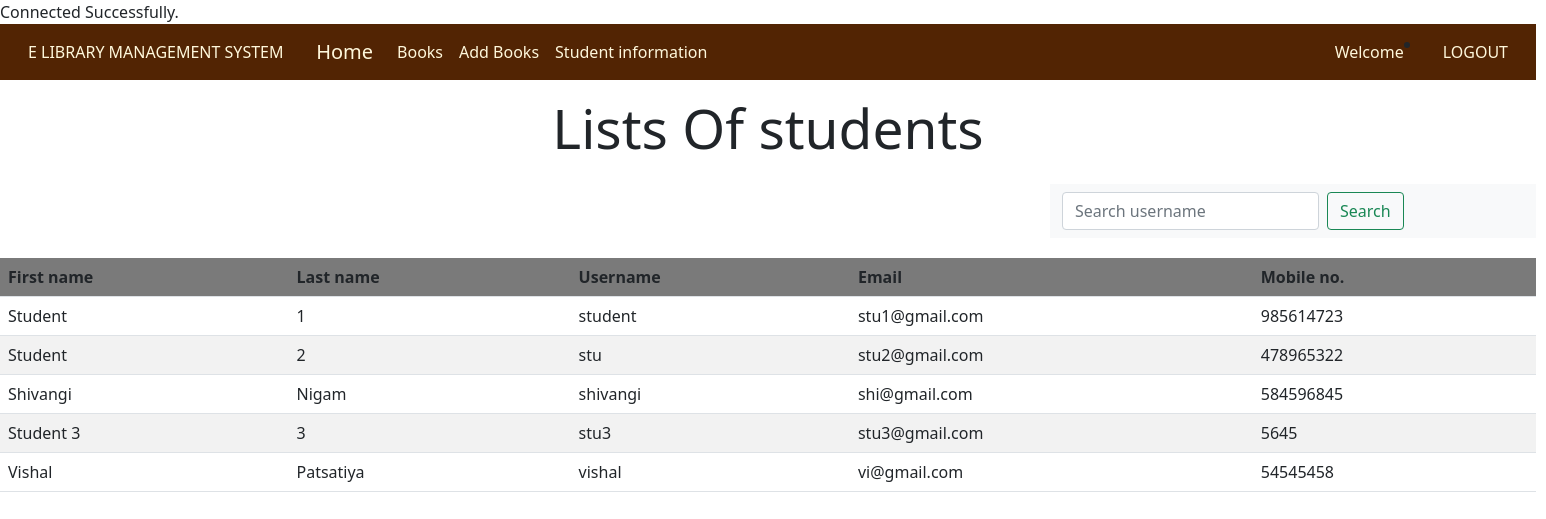
The page /admin/student.php on the database its author committed.
### tables this page shows
CREATE TABLE `student` (
  `Fname` varchar(100) NOT NULL,
  `Lname` varchar(100) NOT NULL,
  `Email` varchar(100) NOT NULL,
  `username` varchar(100) NOT NULL,
  `mob` int(100) NOT NULL,
  `password` varchar(100) NOT NULL
);

### admin/student.php (the view, shortened to what this page needs)
<?php
   include "connection.php";
   include "navbar.php";
?>
<!DOCTYPE html>
<html lang="en">
<head>
</head>
<body >
    <h3 style="text-align: center; font-size: 55px; padding-bottom: 15px; padding-top: 15px">Lists Of students</h3>
    <div class="search">
    <nav class="navbar navbar-light bg-light">
  <div class="container-fluid">
    <form class="d-flex" method ="post">
      <input class="form-control me-2" type="text" placeholder="Search username" aria-label="Search" name="search" required>
      <button class="btn btn-outline-success" type="submit" name="submit">Search</button>
    </form>
  </div>
  </div>
    <?php
         if(isset($_POST['submit']))
         {
            $q= mysqli_query($db, "SELECT Fname, Lname, username, Email, mob FROM student where username LIKE '%$_POST[search]%' ");
            if(mysqli_num_rows($q) == 0 )
            {
              echo "Sorry! No STUDENT found with the username. Try searching again.";
            }
            else
            {
              echo "<table class= 'table table-striped table-hover' >";
          echo "<tr style = 'background-color: grey;'>";
        echo "<th>"; echo "First name"; echo"</th>";
        echo "<th>"; echo "Last name"; echo"</th>";
        echo "<th>"; echo "Username"; echo"</th>";
        echo "<th>"; echo "Email"; echo"</th>";
        echo "<th>"; echo "Mobile no."; echo"</th>";
          echo"</tr>";
    while ($row = mysqli_fetch_assoc($q))
       {
        echo "<tr>";
        echo "<td>".$row['Fname']."</td>";
        echo "<td>".$row['Lname']."</td>";
        echo "<td>".$row['username']."</td>";
        echo "<td>".$row['Email']."</td>";
        echo "<td>".$row['mob']."</td>";
        echo "</tr>";
       }
       echo"</table>";
            }
         }
         else {
          $result=mysqli_query($db, "SELECT Fname, Lname, username, Email, mob FROM student ");
          echo "<table class= 'table table-striped table-hover' >";
          echo "<tr style = 'background-color: grey;'>";
              echo "<th>"; echo "First name"; echo"</th>";
              echo "<th>"; echo "Last name"; echo"</th>";
              echo "<th>"; echo "Username"; echo"</th>";
              echo "<th>"; echo "Email"; echo"</th>";
              echo "<th>"; echo "Mobile no."; echo"</th>";
          echo"</tr>";
          while ($row = mysqli_fetch_assoc($result))
             {
              echo "<tr>";
              echo "<td>".$row['Fname']."</td>";
              echo "<td>".$row['Lname']."</td>";
              echo "<td>".$row['username']."</td>";
              echo "<td>".$row['Email']."</td>";
              echo "<td>".$row['mob']."</td>";
              echo "</tr>";
             }
            }
    ?>
</body>
</html>

### admin/style.css (style rules this page uses)
html, body, div, span, object, iframe, h1, h2, h3, h4, h5, h6, p, blockquote, pre, abbr, address, cite, code, del, dfn, em, img, ins, kbd, q, samp, small, strong, sub, sup, var, b, i, dl, dt, dd, ol, ul, li, fieldset, form, label, legend, table, caption, tbody, tfoot, thead, tr, th, td, article, aside, canvas, details, figcaption, figure, footer, header, hgroup, menu, nav, section, summary, time, mark, audio, video { margin:0; padding:0; border:0; outline:0; font-size:100%; vertical-align:baseline; background:transparent; }
body { line-height:1; }
article,aside,details,figcaption,figure, footer,header,hgroup,menu,nav,section { display:block; }
table { border-collapse:collapse; border-spacing:0; }
input, select { vertical-align:middle; }

### admin/student.php (style rules this page uses)
.search { margin-left :1050px; margin-bottom:20px; }

### rows shown on the page
student: Fname "Student", Lname "1", username "student", Email "stu1@gmail.com", mob "985614723"
student: Fname "Student", Lname "2", username "stu", Email "stu2@gmail.com", mob "478965322"
student: Fname "Shivangi", Lname "Nigam", username "shivangi", Email "shi@gmail.com", mob "584596845"
student: Fname "Student 3", Lname "3", username "stu3", Email "stu3@gmail.com", mob "5645"
student: Fname "Vishal", Lname "Patsatiya", username "vishal", Email "vi@gmail.com", mob "54545458"
